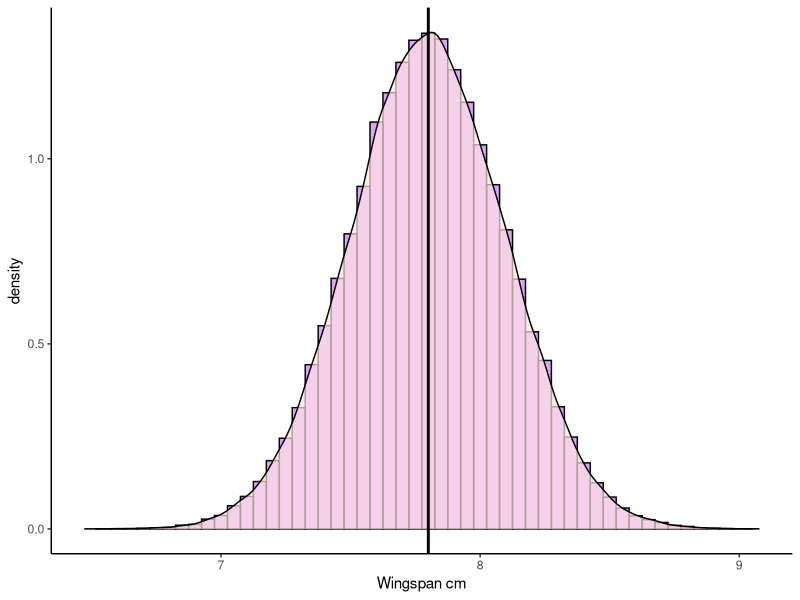
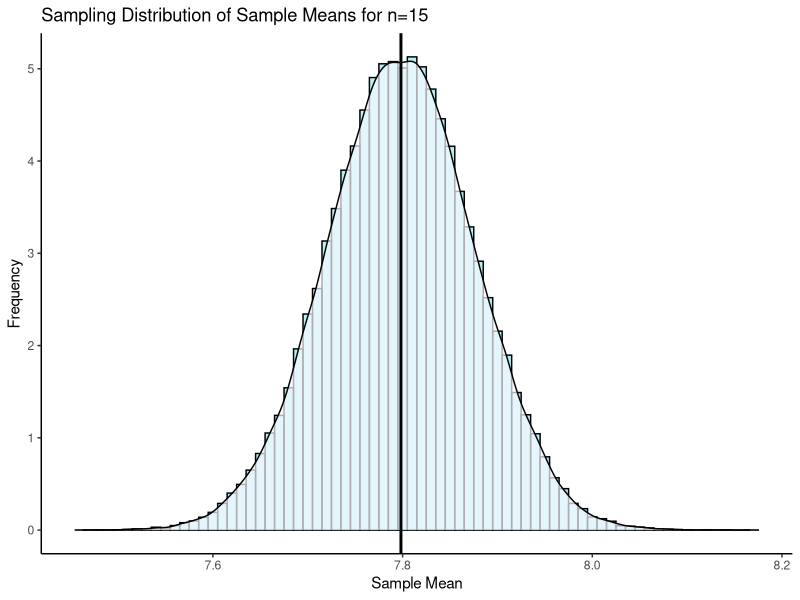
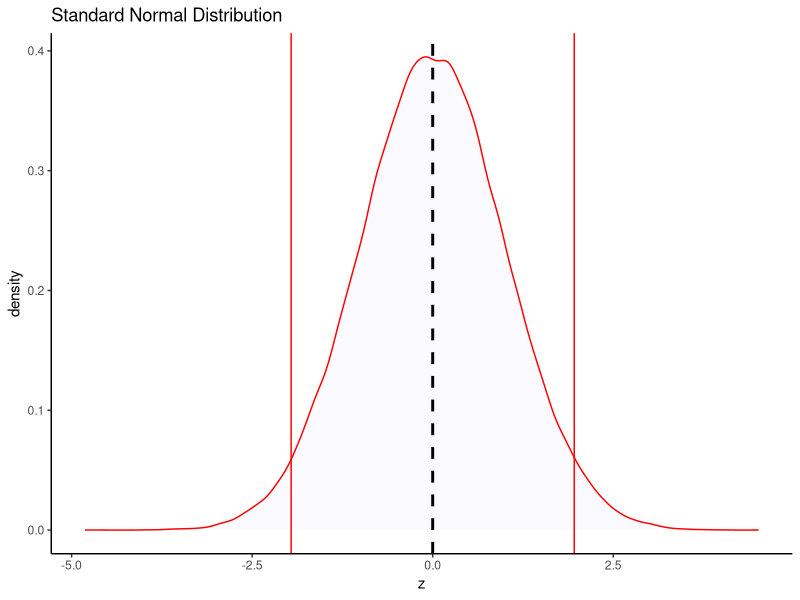
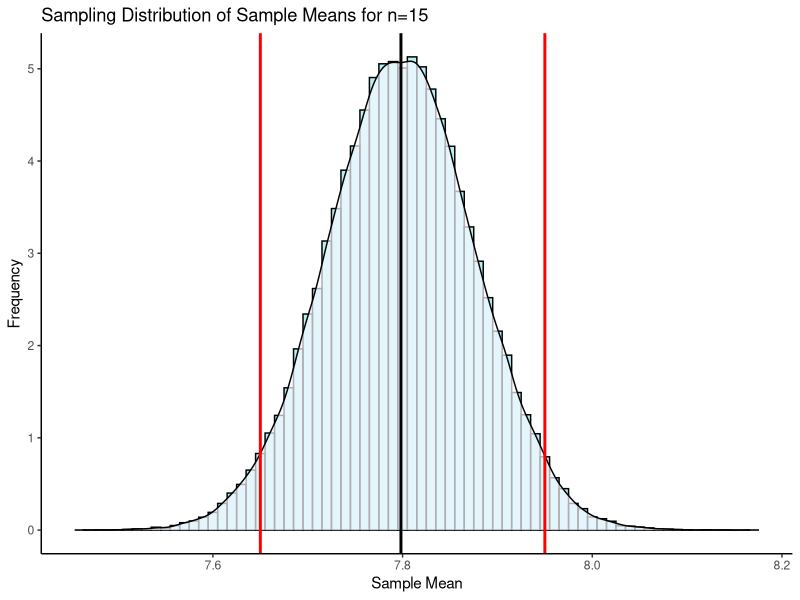
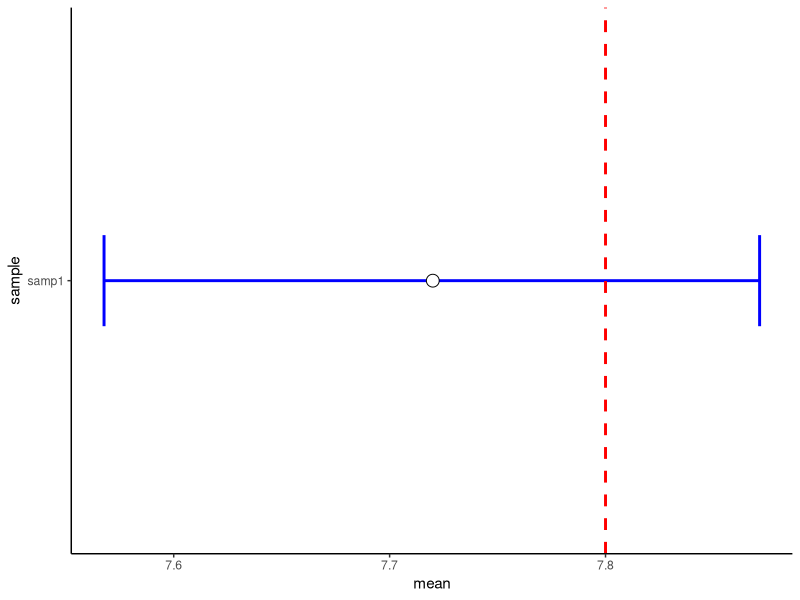
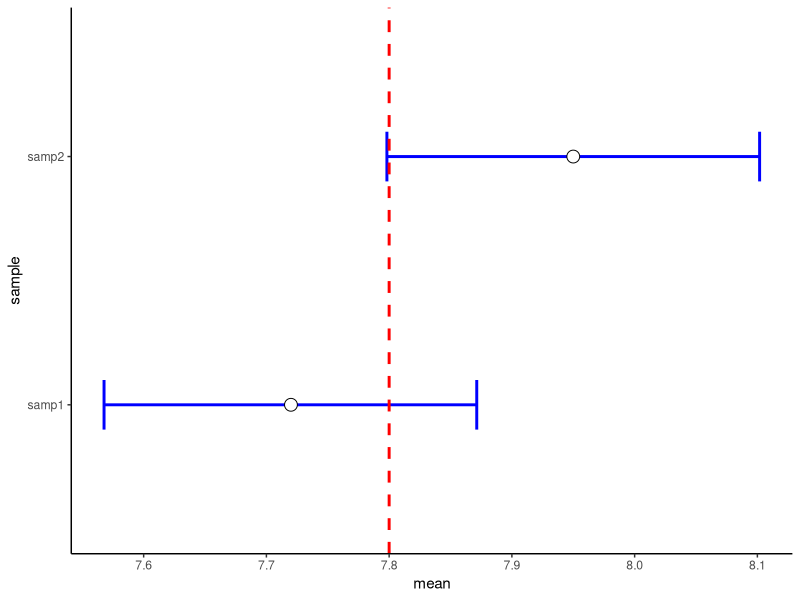
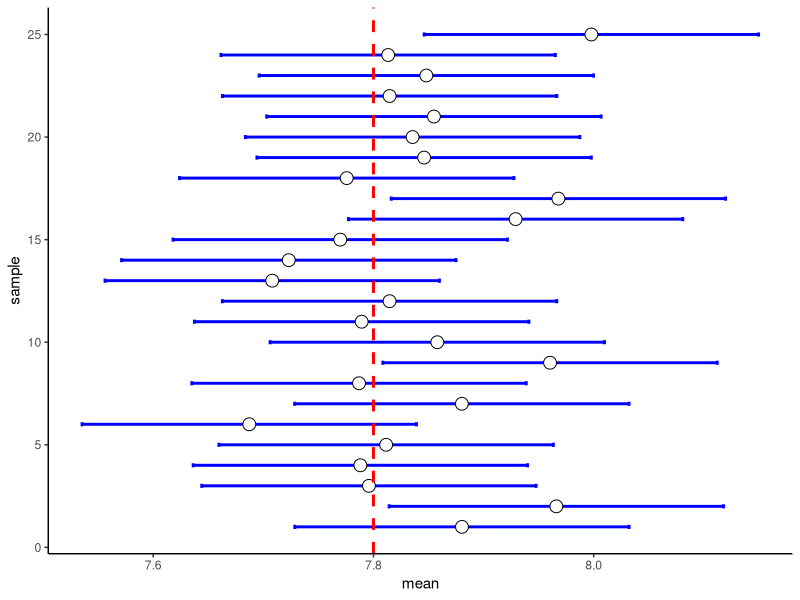
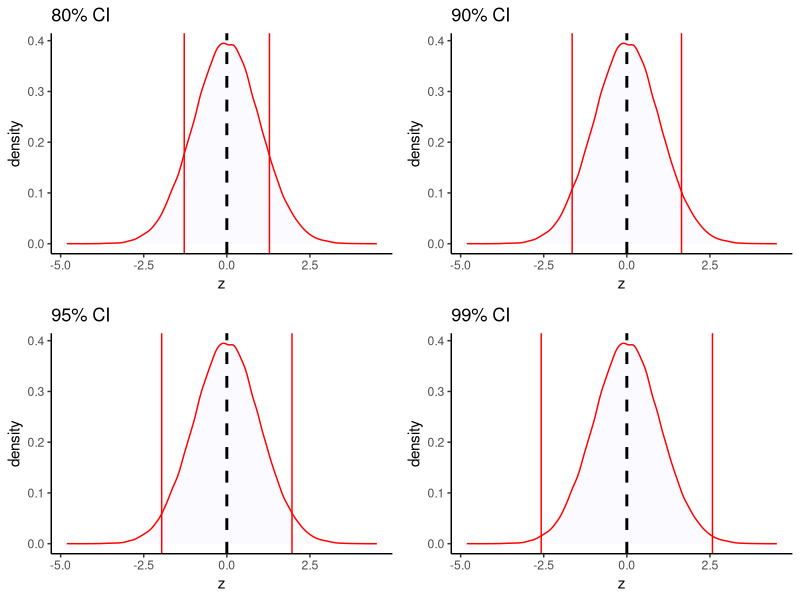

The R source for these figures, in order:
### Confidence intervals.

library(tidyverse)


x <- rnorm(100000, mean = 7.8, sd = 0.3)
library(tidyverse)
p1 <- ggplot(data.frame(vals=x),aes(vals))+
  geom_histogram(aes(y = ..density..), color = "black", fill = "purple", alpha=.4, binwidth = 0.05) + 
  geom_density(alpha = 0.7, fill = "mistyrose") + 
  theme_classic() +
  xlab("Wingspan cm")+
  geom_vline(xintercept = 7.8, color='black',lwd=1)
p1


set.seed(1)
samp1 <- sample(x, size = 15, replace = T)
samp1
mean(samp1)



samp2 <- sample(x, size = 15, replace = T)
samp2
mean(samp2)



0.3 / sqrt(15)



#get sample means for sampling distribution
results<-vector('list',100000)
for(i in 1:100000){
  results[[i]]  <- mean(sample(x, 15, replace = T))  
}

res <- unlist(results)

p2 <- ggplot(data.frame(res), aes(x = res)) + 
  geom_histogram(aes(y = ..density..), color = "black", fill = "#4adbe0", alpha=.4, binwidth = 0.01) + 
  geom_density(alpha = 0.7, fill = "ghostwhite") + 
  theme_classic() +
  xlab("Sample Mean") +
  ylab("Frequency") +
  ggtitle("Sampling Distribution of Sample Means for n=15") +
  geom_vline(xintercept = mean(res), lwd=1)

p2




z <- rnorm(100000, 0, 1)

ggplot(data.frame(z), aes(x = z))  + 
#  geom_histogram(aes(y = ..density..), color = "black", fill = "purple", alpha=.4, binwidth = 2) + 
  geom_density(alpha = 0.7, fill = "ghostwhite", color="red") + 
  theme_classic() +
  xlab("z") +
  ggtitle("Standard Normal Distribution")+
  geom_vline(xintercept=0, lty=2, lwd=1) +
  geom_vline(xintercept = 1.96, color="red", lty=1)+
  geom_vline(xintercept = -1.96, color="red", lty=1)

qnorm(c(0.025, 0.975))


7.8 +  (1.96 * 0.077)

7.8 -  (1.96 * 0.077)


p2 + 
  geom_vline(xintercept=7.65, color='red', lty=1,lwd=1) + 
  geom_vline(xintercept=7.95, color='red', lty=1, lwd=1)




### Confidence Intervals Summary:

dfa <- data.frame(sample = "samp1", mean = 7.72, lower = 7.56773, upper = 7.871372)

ggplot(dfa) + 
  geom_errorbar(aes(x=sample, ymin=upper, ymax=lower), width=0.2, size=1, color="blue") + 
  geom_point(aes(x=sample, y=mean), size=4, shape=21, fill="white") + 
  coord_flip() +
  theme_classic()+
  geom_hline(yintercept = 7.8, lwd=1, lty=2, color="red")


dfb <- data.frame(sample = c("samp1", "samp2"),
                  mean = c(7.72, 7.95), 
                  lower = c(7.56773,7.798179),
                  upper = c(7.871372, 8.101821)
)

ggplot(dfb) + 
  geom_errorbar(aes(x=sample, ymin=upper, ymax=lower), width=0.2, size=1, color="blue") + 
  geom_point(aes(x=sample, y=mean), size=4, shape=21, fill="white") + 
  coord_flip() +
  theme_classic()+
  geom_hline(yintercept = 7.8, lwd=1, lty=2, color="red")



# for 25 ...
results<-vector('list',25)
for(i in 1:25){
results[[i]]<-mean(sample(x, 15, T))
}
xmeans <- unlist(results)
lowers <-  xmeans - (1.96 * 0.07745967)
uppers <-  xmeans + (1.96 * 0.07745967)

dfc<-
  data.frame(sample = 1:25,
           mean = xmeans,
           lower = lowers,
           upper = uppers)

ggplot(dfc) + 
  geom_errorbar(aes(x=sample, ymin=upper, ymax=lower), width=0.2, size=1, color="blue") + 
  geom_point(aes(x=sample, y=mean), size=4, shape=21, fill="white") + 
  coord_flip() +
  theme_classic()+
  geom_hline(yintercept = 7.8, lwd=1, lty=2, color="red")




#### Other percentages from standard normal dist.

qnorm(.975)


q1 <- ggplot(data.frame(z), aes(x = z))  + 
  geom_density(alpha = 0.7, fill = "ghostwhite", color="red") + 
  theme_classic() +
  xlab("z") +
  ggtitle("80% CI")+
  geom_vline(xintercept=0, lty=2, lwd=1) +
  geom_vline(xintercept = qnorm(.9), color="red", lty=1)+
  geom_vline(xintercept = -qnorm(.9), color="red", lty=1)


q2 <- ggplot(data.frame(z), aes(x = z))  + 
  geom_density(alpha = 0.7, fill = "ghostwhite", color="red") + 
  theme_classic() +
  xlab("z") +
  ggtitle("90% CI")+
  geom_vline(xintercept=0, lty=2, lwd=1) +
  geom_vline(xintercept = qnorm(.95), color="red", lty=1)+
  geom_vline(xintercept = -qnorm(.95), color="red", lty=1)


q3 <- ggplot(data.frame(z), aes(x = z))  + 
  geom_density(alpha = 0.7, fill = "ghostwhite", color="red") + 
  theme_classic() +
  xlab("z") +
  ggtitle("95% CI")+
  geom_vline(xintercept=0, lty=2, lwd=1) +
  geom_vline(xintercept = qnorm(.975), color="red", lty=1)+
  geom_vline(xintercept = -qnorm(.975), color="red", lty=1)


q4 <- ggplot(data.frame(z), aes(x = z))  + 
  geom_density(alpha = 0.7, fill = "ghostwhite", color="red") + 
  theme_classic() +
  xlab("z") +
  ggtitle("99% CI")+
  geom_vline(xintercept=0, lty=2, lwd=1) +
  geom_vline(xintercept = qnorm(.995), color="red", lty=1)+
  geom_vline(xintercept = -qnorm(.995), color="red", lty=1)


library(gridExtra)
grid.arrange(q1,q2,q3,q4,nrow=2)



qnorm(.9) * (0.3 / sqrt(15))
qnorm(.95) *(0.3 / sqrt(15))
qnorm(.975) *(0.3 / sqrt(15))
qnorm(.995) *(0.3 / sqrt(15))


c(7.72 + qnorm(.9) * (0.3 / sqrt(15)),
  7.72 + qnorm(.95) *(0.3 / sqrt(15)),
  7.72 + qnorm(.975) *(0.3 / sqrt(15)),
  7.72 + qnorm(.995) *(0.3 / sqrt(15))
)


c(7.72 - qnorm(.9) * (0.3 / sqrt(15)),
  7.72 - qnorm(.95) *(0.3 / sqrt(15)),
  7.72 - qnorm(.975) *(0.3 / sqrt(15)),
  7.72 - qnorm(.995) *(0.3 / sqrt(15))
)



dfd <- data.frame(CI = c("80%", "90%", "95%", "99%"),
                  mean = 7.72, 
                  lower = c(7.72 - qnorm(.9) * (0.3 / sqrt(15)),
                            7.72 - qnorm(.95) *(0.3 / sqrt(15)),
                            7.72 - qnorm(.975) *(0.3 / sqrt(15)),
                            7.72 - qnorm(.995) *(0.3 / sqrt(15))
                  )
                  ,
                  upper = c(7.72 + qnorm(.9) * (0.3 / sqrt(15)),
                            7.72 + qnorm(.95) *(0.3 / sqrt(15)),
                            7.72 + qnorm(.975) *(0.3 / sqrt(15)),
                            7.72 + qnorm(.995) *(0.3 / sqrt(15))
                  )
)

ggplot(dfd) + 
  geom_errorbar(aes(x=CI, ymin=upper, ymax=lower), width=0.2, size=1, color="blue") + 
  geom_point(aes(x=CI, y=mean), size=4, shape=21, fill="white") + 
  coord_flip() +
  theme_classic()+
  geom_hline(yintercept = 7.8, lwd=1, lty=2, color="red")







dfe <- data.frame(CI = c("80%", "90%", "95%", "99%"),
                  mean = 7.95, 
                  lower = c(7.95 - qnorm(.9) * (0.3 / sqrt(15)),
                            7.95 - qnorm(.95) *(0.3 / sqrt(15)),
                            7.95 - qnorm(.975) *(0.3 / sqrt(15)),
                            7.95 - qnorm(.995) *(0.3 / sqrt(15))
                  )
                  ,
                  upper = c(7.95 + qnorm(.9) * (0.3 / sqrt(15)),
                            7.95 + qnorm(.95) *(0.3 / sqrt(15)),
                            7.95 + qnorm(.975) *(0.3 / sqrt(15)),
                            7.95 + qnorm(.995) *(0.3 / sqrt(15))
                  )
)

ggplot(dfe) + 
  geom_errorbar(aes(x=CI, ymin=upper, ymax=lower), width=0.2, size=1, color="blue") + 
  geom_point(aes(x=CI, y=mean), size=4, shape=21, fill="white") + 
  coord_flip() +
  theme_classic()+
  geom_hline(yintercept = 7.8, lwd=1, lty=2, color="red")




dff <- data.frame(n = c("5","10","15","25","50"),
                  mean = 7.72, 
                  lower = c(7.72 - qnorm(.975) * (0.3 / sqrt(5)),
                            7.72 - qnorm(.975) *(0.3 / sqrt(10)),
                            7.72 - qnorm(.975) *(0.3 / sqrt(15)),
                            7.72 - qnorm(.975) *(0.3 / sqrt(25)),
                            7.72 - qnorm(.975) *(0.3 / sqrt(50))
                  )
                  ,
                  upper = c(7.72 + qnorm(.975) * (0.3 / sqrt(5)),
                            7.72 + qnorm(.975) *(0.3 / sqrt(10)),
                            7.72 + qnorm(.975) *(0.3 / sqrt(15)),
                            7.72 + qnorm(.975) *(0.3 / sqrt(25)),
                            7.72 + qnorm(.975) *(0.3 / sqrt(50))
                  )
)

dff$n<-factor(dff$n, levels=c("50", "25", "15", "10", "5"))

ggplot(dff) + 
  geom_errorbar(aes(x=n, ymin=upper, ymax=lower), width=0.2, size=1, color="blue") + 
  geom_point(aes(x=n, y=mean), size=4, shape=21, fill="white") + 
  coord_flip() +
  theme_classic()+
  xlab("sample size 'n'")+
  geom_hline(yintercept = 7.8, lwd=1, lty=2, color="red")




#####

#get sample means for sampling distribution
results<-vector('list',20)
for(i in 1:20){
  results[[i]]  <- mean(sample(x, 10, replace = T))  
}

res10 <- unlist(results)

results<-vector('list',20)
for(i in 1:20){
  results[[i]]  <- mean(sample(x, 50, replace = T))  
}

res50 <- unlist(results)


lower10 <- res10 - (1.96 * (0.3/sqrt(10)))
upper10 <- res10 + (1.96 * (0.3/sqrt(10)))

lower50 <- res50 - (1.96 * (0.3/sqrt(50)))
upper50 <- res50 + (1.96 * (0.3/sqrt(50)))

dfg <- data.frame(n = rep(c("10","50"),each=20),
                  sample = c(1:20),
                  mean = c(res10,res50), 
                  lower = c(lower10,lower50),
                  upper = c(upper10,upper50)
)

head(dfg)
tail(dfg)
str(dfg)

ggplot(dfg) + 
  geom_errorbar(aes(x=sample, ymin=upper, ymax=lower), width=0.2, size=1, color="blue") + 
  geom_point(aes(x=sample, y=mean), size=4, shape=21, fill="white") + 
  facet_wrap(~n)+
  coord_flip() +
  theme_classic()+
  xlab("")+
  geom_hline(yintercept = 7.8, lwd=1, lty=2, color="red") 



### z vs t

dfh <- data.frame(sample = c("samp1-z", "samp1-t","samp2-z", "samp2-t"),
                  mean = c(7.72, 7.72, 7.95, 7.95), 
                  lower = c(7.56773,7.56, 7.798179, 7.796),
                  upper = c(7.871372, 7.88, 8.101821, 8.104)
)




ggplot(dfh) + 
  geom_errorbar(aes(x=sample, ymin=upper, ymax=lower), width=0.2, size=1, color="blue") + 
  geom_point(aes(x=sample, y=mean), size=4, shape=21, fill="white") + 
  coord_flip() +
  theme_classic()+
  xlab("")+
  geom_hline(yintercept = 7.8, lwd=1, lty=2, color="red") 


###


#get sample means for sampling distribution
results<-vector('list',20)
for(i in 1:20){
  results[[i]]  <- sample(x, 15, replace = T)  
}

res15 <- results
res15


#means
res15.means <- unlist(lapply(res15, mean))
res15.means

res15.sds <- unlist(lapply(res15, sd))
res15.sds


lower15z <- res15.means - (1.96 * (0.3/sqrt(15)))
upper15z <- res15.means + (1.96 * (0.3/sqrt(15)))


lower15t <- res15.means - (2.144787 * (res15.sds/sqrt(15)))
upper15t <- res15.means + (2.144787 * (res15.sds/sqrt(15)))




dfi <- data.frame(group = rep(c("z","t"),each=20),
                  sample = c(1:20),
                  mean = c(res15.means,res15.means), 
                  lower = c(lower15z,lower15t),
                  upper = c(upper15z,upper15t)
)

head(dfi)

dfi$group<-factor(dfi$group, levels=c("z","t"))

ggplot(dfi) + 
  geom_errorbar(aes(x=sample, ymin=upper, ymax=lower), width=0.2, size=1, color="blue") + 
  geom_point(aes(x=sample, y=mean), size=4, shape=21, fill="white") + 
  coord_flip() +
  theme_classic()+
  xlab("")+
  facet_wrap(~group)+
  geom_hline(yintercept = 7.8, lwd=1, lty=2, color="red") 

